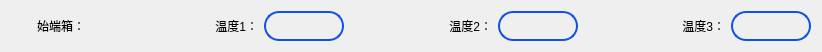
<?xml version="1.0" encoding="UTF-8"?>
<ui version="4.0">
 <class>SetLineTem</class>
 <widget class="QWidget" name="SetLineTem">
  <property name="geometry">
   <rect>
    <x>0</x>
    <y>0</y>
    <width>822</width>
    <height>48</height>
   </rect>
  </property>
  <property name="windowTitle">
   <string>Form</string>
  </property>
  <layout class="QHBoxLayout" name="horizontalLayout">
   <item>
    <widget class="QLabel" name="label_4">
     <property name="maximumSize">
      <size>
       <width>100</width>
       <height>16777215</height>
      </size>
     </property>
     <property name="text">
      <string>始端箱：</string>
     </property>
     <property name="alignment">
      <set>Qt::AlignCenter</set>
     </property>
    </widget>
   </item>
   <item>
    <widget class="QLabel" name="label">
     <property name="text">
      <string>温度1：</string>
     </property>
     <property name="alignment">
      <set>Qt::AlignRight|Qt::AlignTrailing|Qt::AlignVCenter</set>
     </property>
    </widget>
   </item>
   <item>
    <widget class="QPushButton" name="temBtn_1">
     <property name="sizePolicy">
      <sizepolicy hsizetype="Fixed" vsizetype="Fixed">
       <horstretch>0</horstretch>
       <verstretch>0</verstretch>
      </sizepolicy>
     </property>
     <property name="minimumSize">
      <size>
       <width>80</width>
       <height>30</height>
      </size>
     </property>
     <property name="maximumSize">
      <size>
       <width>16777215</width>
       <height>30</height>
      </size>
     </property>
     <property name="styleSheet">
      <string notr="true">QPushButton{
border:2px solid rgb(15,80,232);
border-radius:15px
}</string>
     </property>
     <property name="text">
      <string/>
     </property>
    </widget>
   </item>
   <item>
    <widget class="QLabel" name="label_2">
     <property name="text">
      <string>温度2：</string>
     </property>
     <property name="alignment">
      <set>Qt::AlignRight|Qt::AlignTrailing|Qt::AlignVCenter</set>
     </property>
    </widget>
   </item>
   <item>
    <widget class="QPushButton" name="temBtn_2">
     <property name="sizePolicy">
      <sizepolicy hsizetype="Fixed" vsizetype="Fixed">
       <horstretch>0</horstretch>
       <verstretch>0</verstretch>
      </sizepolicy>
     </property>
     <property name="minimumSize">
      <size>
       <width>80</width>
       <height>30</height>
      </size>
     </property>
     <property name="maximumSize">
      <size>
       <width>16777215</width>
       <height>30</height>
      </size>
     </property>
     <property name="styleSheet">
      <string notr="true">QPushButton{
border:2px solid rgb(15,80,232);
border-radius:15px
}</string>
     </property>
     <property name="text">
      <string/>
     </property>
    </widget>
   </item>
   <item>
    <widget class="QLabel" name="label_3">
     <property name="text">
      <string>温度3：</string>
     </property>
     <property name="alignment">
      <set>Qt::AlignRight|Qt::AlignTrailing|Qt::AlignVCenter</set>
     </property>
    </widget>
   </item>
   <item>
    <widget class="QPushButton" name="temBtn_3">
     <property name="sizePolicy">
      <sizepolicy hsizetype="Fixed" vsizetype="Fixed">
       <horstretch>0</horstretch>
       <verstretch>0</verstretch>
      </sizepolicy>
     </property>
     <property name="minimumSize">
      <size>
       <width>80</width>
       <height>30</height>
      </size>
     </property>
     <property name="maximumSize">
      <size>
       <width>16777215</width>
       <height>30</height>
      </size>
     </property>
     <property name="styleSheet">
      <string notr="true">QPushButton{
border:2px solid rgb(15,80,232);
border-radius:15px
}</string>
     </property>
     <property name="text">
      <string/>
     </property>
    </widget>
   </item>
  </layout>
 </widget>
 <resources/>
 <connections/>
</ui>
